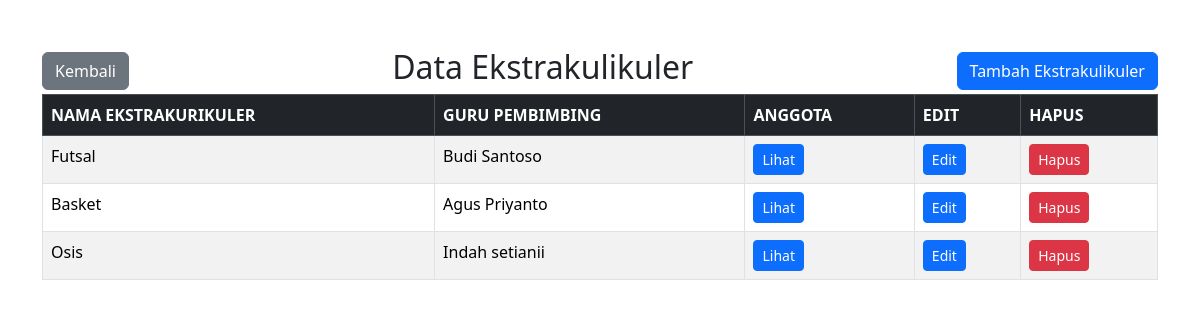
Screenshot of /eskul/eskul.php with the database file from the repository.
### tables this page shows
CREATE TABLE `eskul` (
  `id_eskul` int(11) NOT NULL,
  `nama_eskul` varchar(30) NOT NULL,
  `guru_nip` int(11) NOT NULL
);

CREATE TABLE `guru` (
  `nip` int(11) NOT NULL,
  `nama` varchar(50) NOT NULL,
  `alamat` varchar(50) NOT NULL,
  `tanggal_lahir` date NOT NULL,
  `gender_id_gender` int(11) NOT NULL
);

### eskul/eskul.php (the view, shortened to what this page needs)
<!DOCTYPE html>
<html lang="en">
<head>
    <link rel="stylesheet" href="../bootstrap-5.3.2-dist/css/bootstrap.min.css">
</head>
<body>
<div class="container mt-5">
    <div class="d-flex justify-content-between align-items-center">
        <a href="..\home.php" class="btn btn-secondary">
            <i class="fas fa-arrow-left"></i> Kembali
        </a>
        <h2>Data Ekstrakulikuler</h2>
        <a href="tambah_eskul.php" class="btn btn-primary">
            <i class="fas fa-plus"></i> Tambah Ekstrakulikuler
        </a>
    </div>
    <table class="table table-bordered table-striped">
    <thead class="table-dark">
        <tr>
            <th>NAMA EKSTRAKURIKULER</th>
            <th>GURU PEMBIMBING</th>
            <th>ANGGOTA</th>
            <th>EDIT</th>
            <th>HAPUS</th>
        </tr>
    </thead>
    <tbody>
        <?php
        $koneksi = mysqli_connect("localhost", "root", "", "sekolah");
        $tampil = "SELECT eskul.id_eskul, eskul.nama_eskul, guru.nama AS nama_guru
           FROM eskul
           INNER JOIN guru ON eskul.guru_nip = guru.nip";
        $hasil  = mysqli_query($koneksi, $tampil);
        while ($data = mysqli_fetch_array($hasil)) {
            echo "<tr>";
            echo "<td>" . $data['nama_eskul'] . "</td>";
            echo "<td>" . $data['nama_guru'] . "</td>";
            echo "<td><a href='lihat_anggota.php?id=" . $data['id_eskul'] . "' class='btn btn-primary btn-sm'>Lihat</a></td>";
            echo "<td><a href='edit_eskul.php?id=" . $data['id_eskul'] . "' class='btn btn-primary btn-sm'>Edit</a></td>";
            echo "<td><a href='hapus_eskul.php?id=" . $data['id_eskul'] . "' class='btn btn-danger btn-sm' onclick='return confirm(\"Apakah Anda yakin ingin menghapus siswa ini?\")'>Hapus</a></td>";
            echo "</tr>";
        }
        ?>
    </tbody>
</table>
</div>
</body>
</html>

### rows the page displays
eskul: nama_eskul "Futsal", guru_nip.nama "Budi Santoso"
eskul: nama_eskul "Basket", guru_nip.nama "Agus Priyanto"
eskul: nama_eskul "Osis", guru_nip.nama "Indah setianii"
